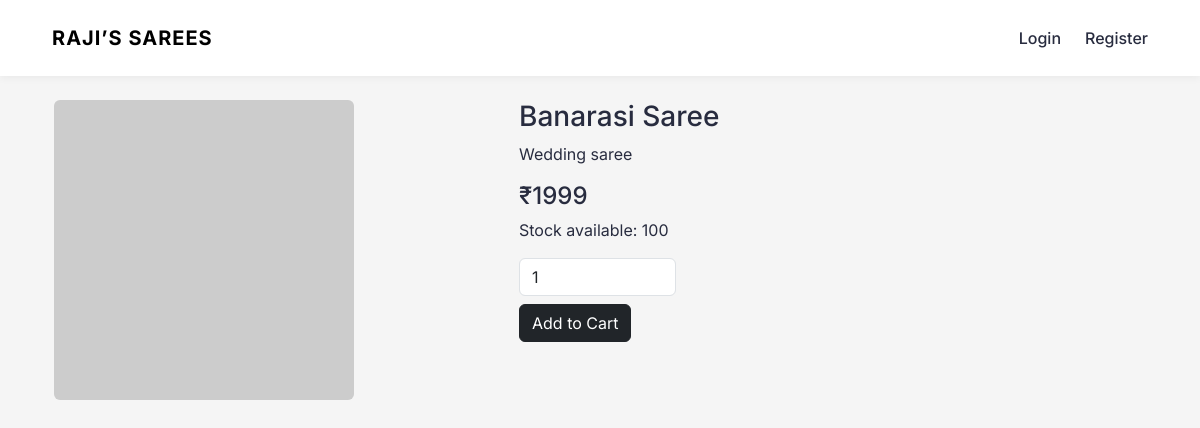
The app's page /product/2, older data.
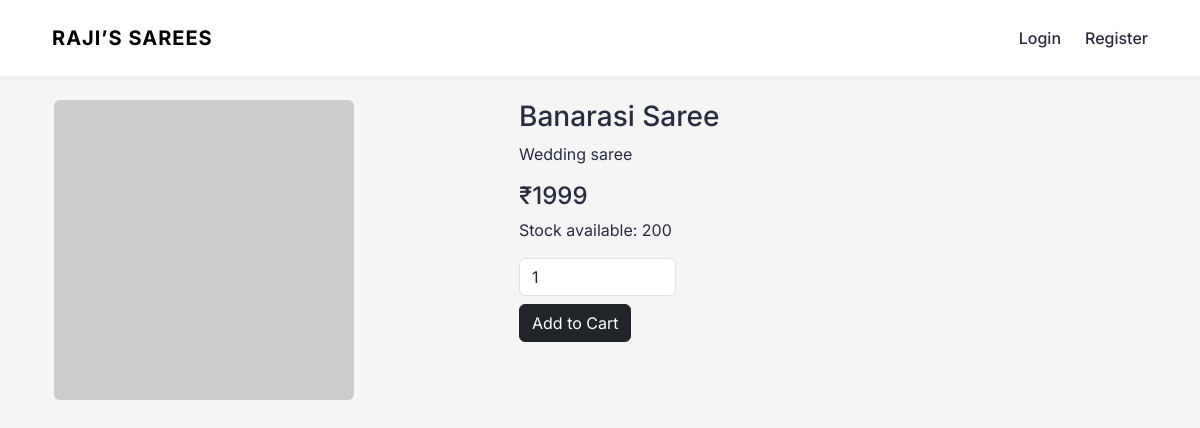
The same page, newer data.
### app.py (models this page shows)
class Product(db.Model):
    id = db.Column(db.Integer, primary_key=True)
    name = db.Column(db.String(150), nullable=False)
    mrp = db.Column(db.Integer, nullable=False)
    price = db.Column(db.Integer, nullable=False)
    stock = db.Column(db.Integer, nullable=False)
    image = db.Column(db.String(300), nullable=False)
    description = db.Column(db.Text, nullable=False)

### app.py (the view)
@app.route("/product/<int:id>")
def product_detail(id):
    product = Product.query.get_or_404(id)
    return render_template("product_detail.html", product=product)

### app.py (called while the page is built)
@app.context_processor
def inject_cart_count():
    if current_user.is_authenticated:
        count = db.session.query(
            func.sum(CartItem.quantity)
        ).filter_by(user_id=current_user.id).scalar()
        return {"cart_count": count or 0}
    return {"cart_count": 0}

### templates/product_detail.html
{% extends "base.html" %}
{% block content %}
<div class="container mt-4">
  <div class="row">
    <div class="col-md-5">
      <img src="{{ product.image }}" class="img-fluid rounded">
    </div>
    <div class="col-md-7">
      <h3>{{ product.name }}</h3>
      <p>{{ product.description }}</p>
      <h4>₹{{ product.price }}</h4>
      <p>Stock available: {{ product.stock }}</p>
      {% if product.stock > 0 %}
      <form method="POST" action="/add-to-cart/{{ product.id }}">
        <input
          type="number"
          name="quantity"
          value="1"
          min="1"
          max="{{ product.stock }}"
          class="form-control w-25 mb-2"
        >
        <button class="btn btn-dark">
          Add to Cart
        </button>
      </form>
      {% else %}
        <p class="text-danger">Out of stock</p>
      {% endif %}
    </div>
  </div>
</div>
{% endblock %}

Row changes from the older to the newer data that the page shows:
changed Product "Banarasi Saree": stock "100" → "200"
